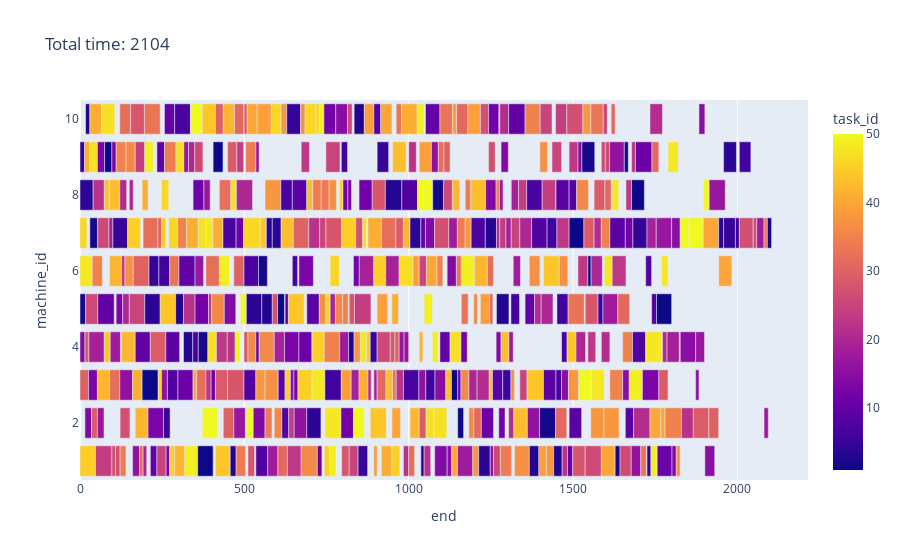

Source (notebook cell):
### Code cell
from plotly.express import bar
def visualize_schedule(machine_table,total_time):
    """ Requires machine table (schedule) for specific genotype"""
    df_list = []
    for i in machine_table:
        df_list.append(i.df_task_list())
    df_sumup = pd.concat(df_list,axis=0)
    df_sumup['end'] = df_sumup['end_time'] - df_sumup['start_time']
    fig = bar(data_frame=df_sumup,base='start_time',x = 'end',y = 'machine_id',color = "task_id",orientation='h',title=f"Total time: {total_time}")
    fig.show()
visualize_schedule(best.machine_table,best.time)

### Figure 1 — Plotly figure (JSON) as saved in the notebook; plotly's stock layout.template omitted (floating-point values rounded to 4 significant figures; data arrays with more than 128 entries replaced by an {"elided": "..."} marker saying what was removed)
{"data": [{"alignmentgroup": "True", "base": {"elided": "550 int values"}, "hovertemplate": "start_time=%{base}<br>end=%{x}<br>machine_id=%{y}<br>task_id=%{marker.color}<extra></extra>", "legendgroup": "", "marker": {"color": {"elided": "550 int values"}, "coloraxis": "coloraxis", "pattern": {"shape": ""}}, "name": "", "offsetgroup": "", "orientation": "h", "showlegend": false, "textposition": "auto", "type": "bar", "x": {"elided": "550 int values"}, "xaxis": "x", "y": {"elided": "550 int values"}, "yaxis": "y"}], "layout": {"barmode": "relative", "coloraxis": {"colorbar": {"title": {"text": "task_id"}}, "colorscale": [[0, "#0d0887"], [0.1111, "#46039f"], [0.2222, "#7201a8"], [0.3333, "#9c179e"], [0.4444, "#bd3786"], [0.5556, "#d8576b"], [0.6667, "#ed7953"], [0.7778, "#fb9f3a"], [0.8889, "#fdca26"], [1, "#f0f921"]]}, "legend": {"tracegroupgap": 0}, "title": {"text": "Total time: 2104"}, "xaxis": {"anchor": "y", "domain": [0, 1], "title": {"text": "end"}}, "yaxis": {"anchor": "x", "domain": [0, 1], "title": {"text": "machine_id"}}}}
